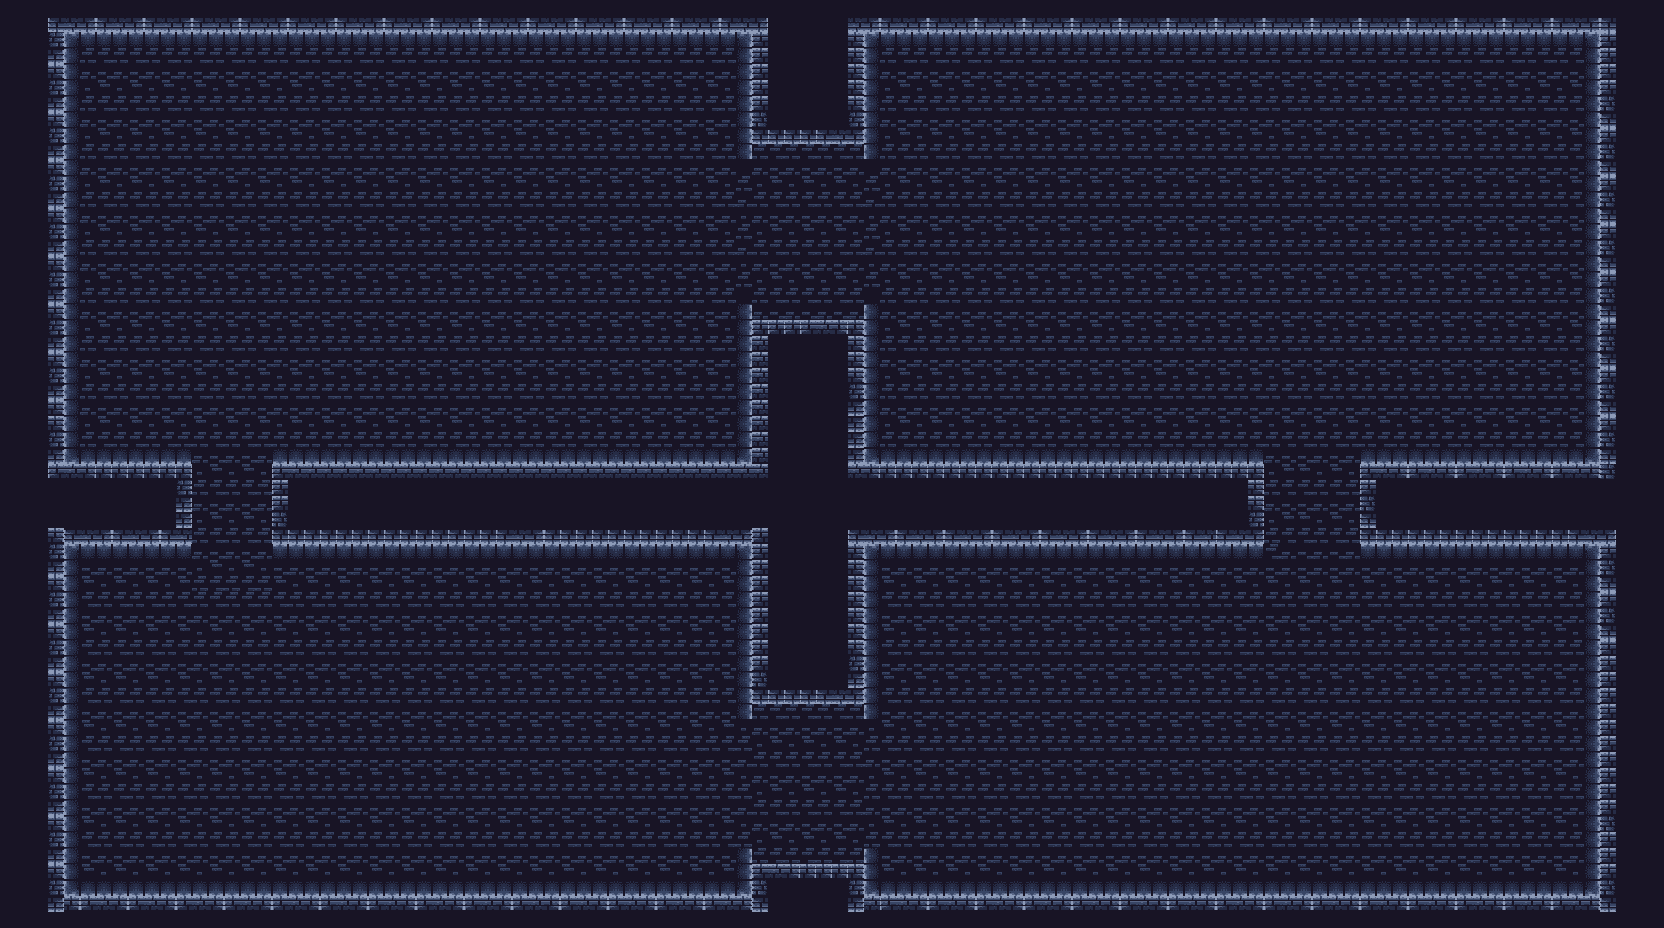

A 2D game scene composited from a Tiled map and its tileset images. What follows is a short description and the map's XML, with each tile layer's data collapsed to a summary:
An orthogonal 104x58 tile map with 16x16 px tiles, 2 tile layers (Floor layer, Wall layer), 1 image layer.

<map version="1.10" tiledversion="1.12.2" orientation="orthogonal" renderorder="right-down" width="104" height="58" tilewidth="16" tileheight="16" infinite="0" nextlayerid="4" nextobjectid="1">
 <tileset firstgid="1" source="Dungeon Tile Set.tsx" />
 <imagelayer id="3" name="Image Layer 1" opacity="0.5" offsetx="0.166667" offsety="0">
  <image source="asset/roomm.png" width="1672" height="941" />
 </imagelayer>
 <layer id="1" name="Floor layer" width="104" height="58">
  <data>[6032 cells, 4569 non-empty, 18 distinct tile ids]</data>
 </layer>
 <layer id="2" name="Wall layer" width="104" height="58">
  <properties>
   <property name="Collides" type="bool" value="true" />
  </properties>
  <data>[6032 cells, 1469 non-empty, 9 distinct tile ids]</data>
 </layer>
</map>
